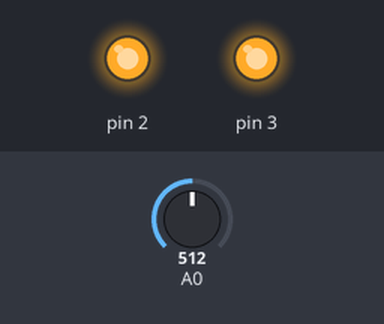
Simulated run of this sketch. Board: Arduino Uno, built with avr-gcc and run on an emulated ATmega328P. Shown: output pins drawn as LEDs (lit = HIGH). The test bench sets the inputs (shaded band); at power-on: A0 = 512.

Above: at 0.1 s.
At 1.3 s:
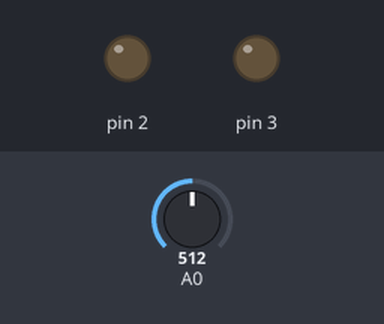
Timing chart, 0 to 2.8 s (numbered marks = the images above):
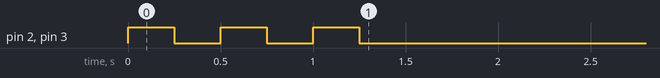

The sketch:

PowerMeterPulseDetector.ino
```cpp
// (licence header left out)
  // Remember the previous state (HIGH or LOW)
  boolean laststate = false;


  unsigned int pulses = 0;


// the setup routine runs once when you press reset:
void setup() {
  // initialize serial communication at 9600 bits per second:
  Serial.begin(9600);
  pinMode(2, OUTPUT);
  pinMode(3, OUTPUT);

  for (int i = 0; i < 3; i++) {
    digitalWrite(2, HIGH);   // turn the LED on (HIGH is the voltage level)
    digitalWrite(3, HIGH);   // turn the LED on (HIGH is the voltage level)
    digitalWrite(13, HIGH);   // turn the LED on (HIGH is the voltage level)
    delay(250);               // wait for a while

    digitalWrite(2, LOW);    // turn the LED off by making the voltage LOW
    digitalWrite(3, LOW);   // turn the LED on (HIGH is the voltage level)
    digitalWrite(13, LOW);    // turn the LED off by making the voltage LOW
    delay(250);              // wait for a while
  }
}

void loop() {
  // read the input on analog pin 0:
  int sensorValue = analogRead(A0);
  // Convert the analog reading (which goes from 0 - 1023) to a voltage (0 - 5V):
  float voltage = sensorValue * (5.0 / 1023.0);


  if (voltage <= 2.3 && !laststate) {
    laststate = true;
    digitalWrite(2, LOW);
    digitalWrite(3, LOW);
    digitalWrite(13, LOW);
  } else if (voltage > 2.4 && laststate) {
    laststate = false;
    digitalWrite(2, HIGH);
    digitalWrite(3, HIGH);
    digitalWrite(13, HIGH);
    Serial.println("Pulse," + String(pulses, DEC) + "," + String((int) (voltage * 1000), DEC));
    pulses++;
  }

}
```
